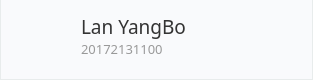
                <widget class="QFrame" name="frame_5">
                 <property name="minimumSize">
                  <size>
                   <width>313</width>
                   <height>80</height>
                  </size>
                 </property>
                 <property name="maximumSize">
                  <size>
                   <width>16777215</width>
                   <height>80</height>
                  </size>
                 </property>
                 <property name="styleSheet">
                  <string notr="true">QFrame {
	background-color: #F9FAFC;
	border: 1px solid #E8ECEC;
	border-top: none;
}</string>
                 </property>
                 <property name="frameShape">
                  <enum>QFrame::StyledPanel</enum>
                 </property>
                 <property name="frameShadow">
                  <enum>QFrame::Raised</enum>
                 </property>
                 <layout class="QGridLayout" name="gridLayout_23">
                  <property name="leftMargin">
                   <number>10</number>
                  </property>
                  <property name="topMargin">
                   <number>10</number>
                  </property>
                  <property name="rightMargin">
                   <number>10</number>
                  </property>
                  <property name="bottomMargin">
                   <number>10</number>
                  </property>
                  <property name="horizontalSpacing">
                   <number>10</number>
                  </property>
                  <property name="verticalSpacing">
                   <number>0</number>
                  </property>
                  <item row="0" column="1" colspan="2">
                   <widget class="QLabel" name="member_name_text">
                    <property name="minimumSize">
                     <size>
                      <width>0</width>
                      <height>0</height>
                     </size>
                    </property>
                    <property name="font">
                     <font>
                      <family>微软雅黑</family>
                      <pointsize>14</pointsize>
                     </font>
                    </property>
                    <property name="styleSheet">
                     <string notr="true">QLabel {
	border: none;
	background: none;
	color: #333333;
}</string>
                    </property>
                    <property name="text">
                     <string>Lan YangBo</string>
                    </property>
                    <property name="alignment">
                     <set>Qt::AlignBottom|Qt::AlignLeading|Qt::AlignLeft</set>
                    </property>
                   </widget>
                  </item>
                  <item row="1" column="1">
                   <widget class="QLabel" name="member_id_text">
                    <property name="minimumSize">
                     <size>
                      <width>0</width>
                      <height>30</height>
                     </size>
                    </property>
                    <property name="font">
                     <font>
                      <family>微软雅黑</family>
                      <pointsize>10</pointsize>
                     </font>
                    </property>
                    <property name="styleSheet">
                     <string notr="true">QLabel {
	border: none;
	background: none;
	color: #999999;
}</string>
                    </property>
                    <property name="text">
                     <string>20172131100</string>
                    </property>
                    <property name="alignment">
                     <set>Qt::AlignLeading|Qt::AlignLeft|Qt::AlignTop</set>
                    </property>
                   </widget>
                  </item>
                  <item row="0" column="0">
                   <widget class="QLabel" name="member_pic">
                    <property name="minimumSize">
                     <size>
                      <width>60</width>
                      <height>60</height>
                     </size>
                    </property>
                    <property name="maximumSize">
                     <size>
                      <width>60</width>
                      <height>60</height>
                     </size>
                    </property>
                    <property name="styleSheet">
                     <string notr="true">QLabel {
	border: none;
	background: none;
}</string>
                    </property>
                    <property name="text">
                     <string/>
                    </property>
                    <property name="pixmap">
                     <pixmap resource="../../Status.qrc">:/pic/Resources/material/pic/student.png</pixmap>
                    </property>
                    <property name="scaledContents">
                     <bool>true</bool>
                    </property>
                   </widget>
                  </item>
                 </layout>
                </widget>
